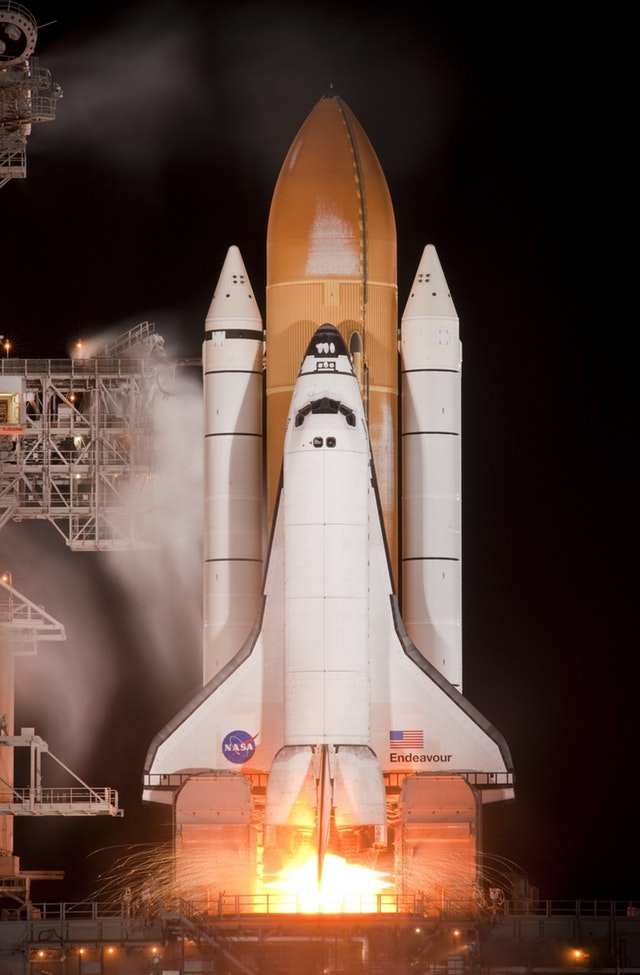
#> input picture Feature_Vectors/images/shuttle.jpeg, 640 x 975 px, found by its file name
$ jupyter execute '1. Image Pyramids.ipynb'   (shell and % lines are left out)
#> lines starting #> are read from the running program, lines starting #| are printed output that depends on the picture
## Image pyramids

Take a look at how downsampling with image pyramids works.

First, we'll read in an image then construct and display a few layers of an image pyramid.

[cell 1]
import numpy as np
import matplotlib.pyplot as plt
import cv2


# Read in the image
image = cv2.imread('/home/yasin/Documents/Desktop/Work/Exercises/Feature_Vectors/images/shuttle.jpeg')
#> image is the input picture: shape (975, 640, 3); mean B, G, R 63.7, 73.5, 97.2

# Change color to RGB (from BGR)
image = cv2.cvtColor(image, cv2.COLOR_BGR2RGB)

plt.imshow(image)

[cell 2]
level_1 = cv2.pyrDown(image)
level_2 = cv2.pyrDown(level_1)
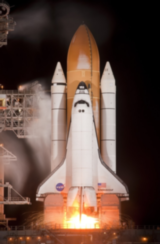
#> level_2: shape (244, 160, 3); mean R, G, B 97.3, 73.6, 63.8
level_3 = cv2.pyrDown(level_2)
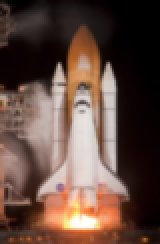
#> level_3: shape (122, 80, 3) (shown 2 times larger); mean R, G, B 97.4, 73.7, 63.9

# Display the images
f, (ax1,ax2,ax3,ax4) = plt.subplots(1, 4, figsize=(20,10))

ax1.set_title('original')
ax1.imshow(image)

ax2.imshow(level_1)
ax2.set_xlim([0, image.shape[1]])
ax2.set_ylim([0, image.shape[0]])

ax3.imshow(level_2)
ax3.set_xlim([0, image.shape[1]])
ax3.set_ylim([0, image.shape[0]])

ax4.imshow(level_3)
ax4.set_xlim([0, image.shape[1]])
ax4.set_ylim([0, image.shape[0]])
#> Out = (0, 975)
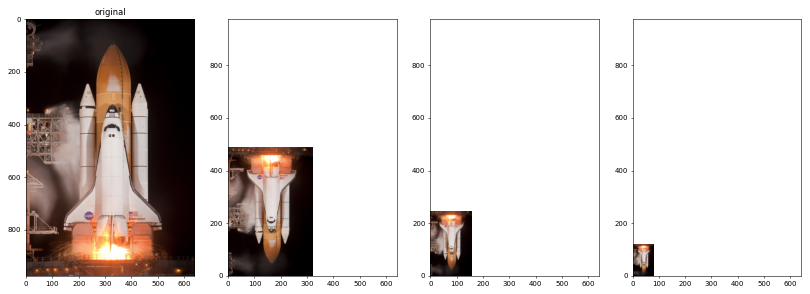
#> figure drawn by matplotlib, 4 panels

$ run again, with Feature_Vectors/images/Team.jpeg copied over Feature_Vectors/images/shuttle.jpeg
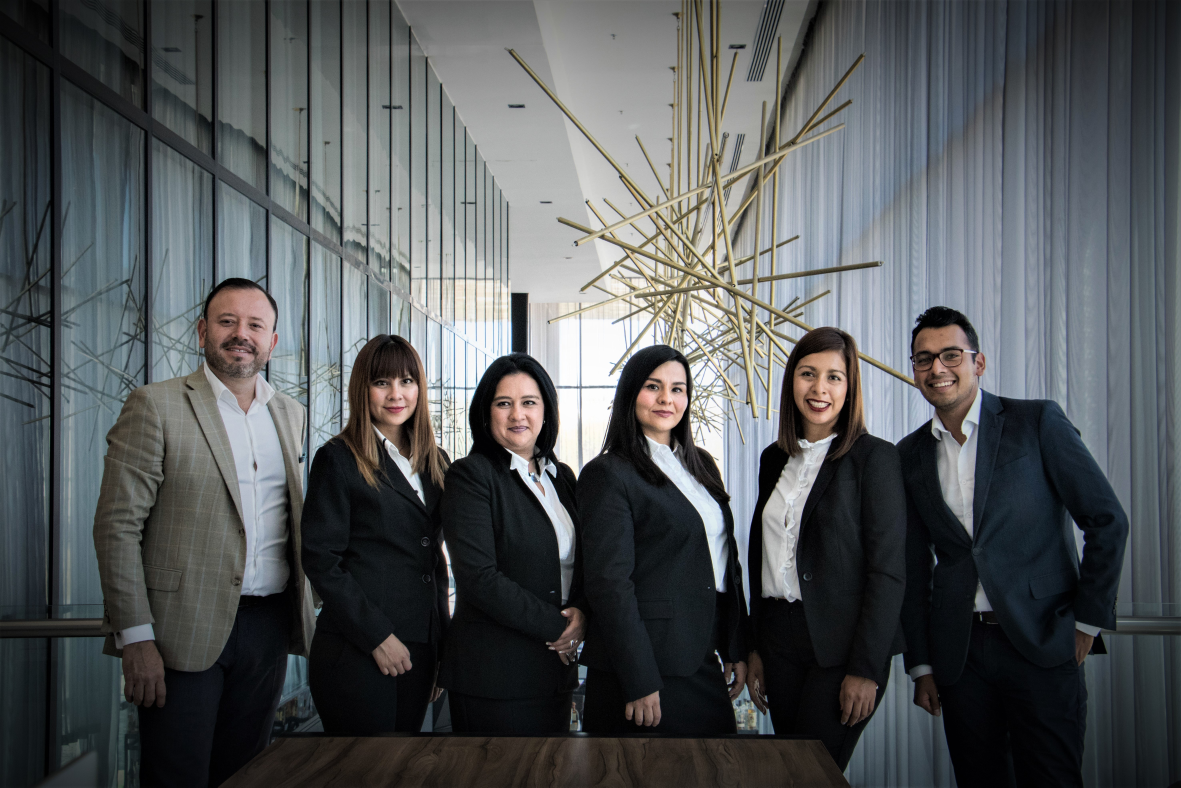
#> input picture Feature_Vectors/images/Team.jpeg, 5905 x 3937 px, found by its file name (shown at 1/5 size)
#> image is the input picture: shape (3937, 5905, 3); mean B, G, R 88.3, 86.5, 83.2
#> `level_3 = cv2.pyrDown(level_2)`:
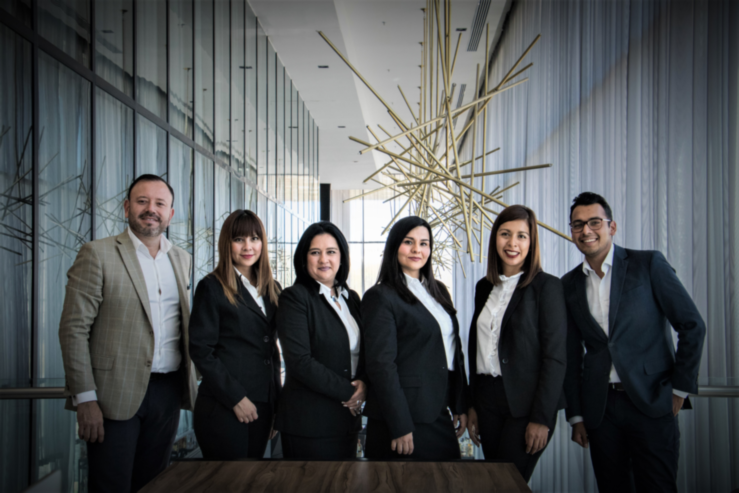
#> level_3: shape (493, 739, 3); mean R, G, B 83.1, 86.5, 88.2
#> `[cell 2] level_1 = cv2.pyrDown(image) level_2 = cv2.pyrDown(level_1) l..`:
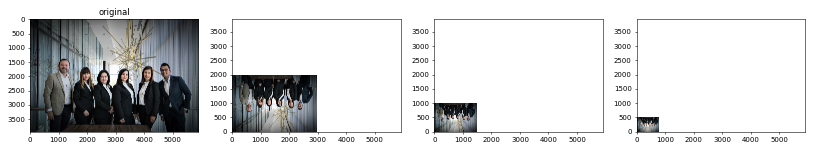
#> figure drawn by matplotlib, 4 panels

$ run again, with Feature_Vectors/images/face.jpeg copied over Feature_Vectors/images/shuttle.jpeg
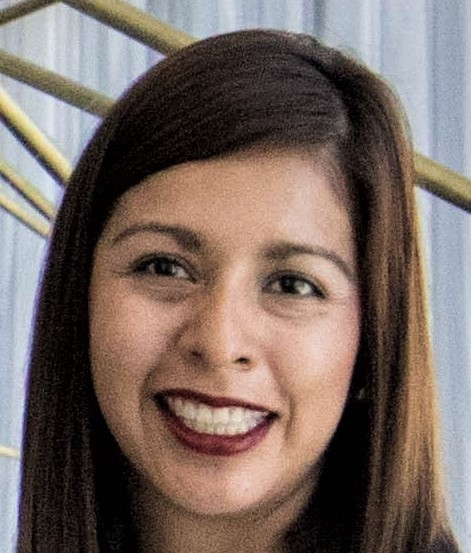
#> input picture Feature_Vectors/images/face.jpeg, 471 x 553 px, found by its file name
#> image is the input picture: shape (553, 471, 3); mean B, G, R 98.9, 105.9, 121
#> `level_2 = cv2.pyrDown(level_1)`:
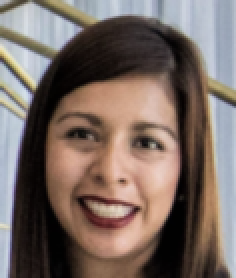
#> level_2: shape (139, 118, 3) (shown 2 times larger); mean R, G, B 121.1, 106, 99.1
#> `[cell 2] level_1 = cv2.pyrDown(image) level_2 = cv2.pyrDown(level_1) l..`:
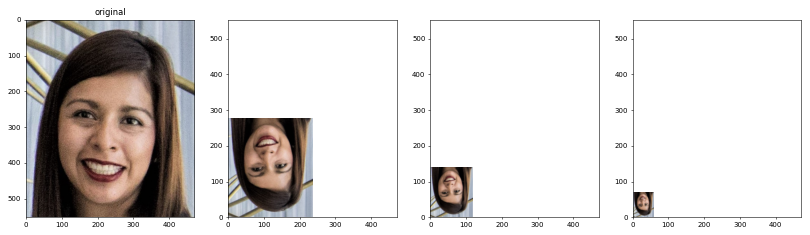
#> figure drawn by matplotlib, 4 panels
